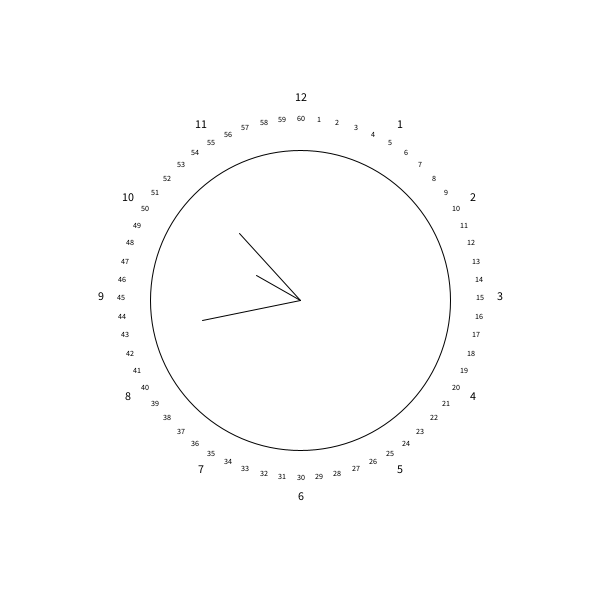
Frame 1 (no input)
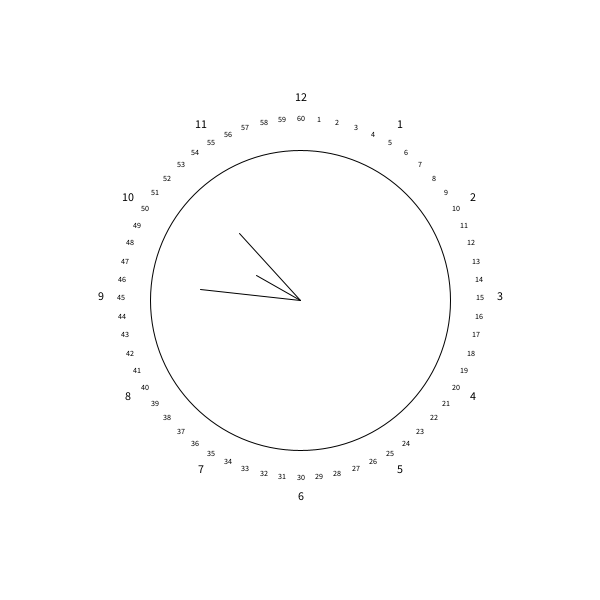
Frame 60 (the mouse pressed at the canvas centre just before this capture)
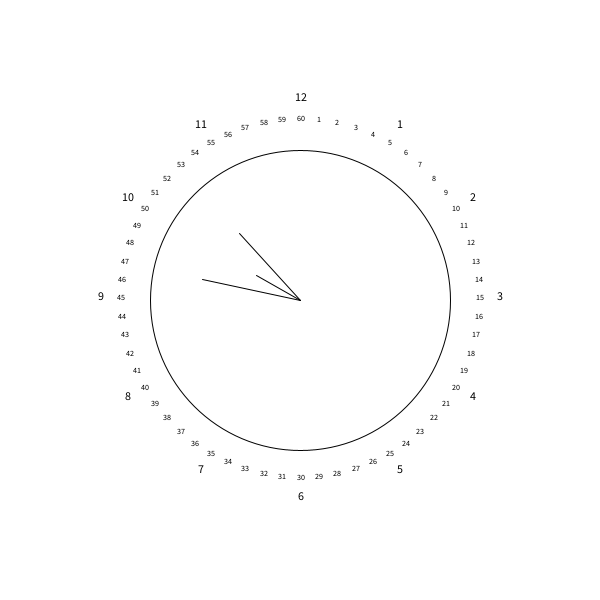
Frame 120 (the mouse held since frame 60 and released just before this capture)

The Processing sketch that drew these frames (run headless with seeded random() and noise(); from frame 60 on, the mouse is pressed at the canvas centre):

// Processing sketch: temps_0_horloge
// ── temps_0_horloge.pde
void setup(){
  // Crée une fenêtre de 600 par 600
  size(600,600);
}


void draw(){
  // colore le fond en blanc
  background(255);
  
  // on stocke les valeurs actuelles des secondes, minutes et heures
  // sous des valeurs allant de 0 à 360, afin de les utiliser comme
  // valeur de rotation
  float degree_sec  = map( second(), 0, 60, 0, 360 );
  float degree_min  = map( minute(), 0, 60, 0, 360 );
  float degree_hour = map( hour(),   0, 12, 0, 360 );
  
  // on positionne le point [0;0] au centre de l'écran
  translate(width/2, height/2);
  
  // on trace l'ellipse du cadran
  ellipse(0, 0, 300, 300);
  
  // puis on trace l'aiguilles des SECONDES
  pushMatrix();
  rotate( radians( degree_sec ) );
  line(0, 0, 0, -100);
  popMatrix();
  
  // l'aiguille des MINUTES
  pushMatrix();
  rotate( radians( degree_min ) );
  line(0, 0, 0, -90);
  popMatrix();
  
  // puis l'aiguille des HEURES
  pushMatrix();
  rotate( radians( degree_hour ) );
  line(0, 0, 0, -50);
  popMatrix();
  
  
  // dessine les nombres des HEURES sous forme de texte
  pushStyle();
  fill(0);
  textAlign(CENTER);
  float rayon_heure = 200;
  for(int i=0; i<12; i++){
    if(i == 0) text("12", cos(i/6.0*PI - PI/2)*rayon_heure, sin(i/6.0*PI - PI/2)*rayon_heure   );
    else       text(""+i, cos(i/6.0*PI - PI/2)*rayon_heure, sin(i/6.0*PI - PI/2)*rayon_heure   );
  }
  popStyle();
  
  // dessine les nombres des MINUTES sous forme de texte
  pushStyle();
  fill(0);
  textAlign(CENTER);
  textSize(8);
  float rayon_min = rayon_heure - 20;
  for(int i=0; i<60; i++){
    if(i == 0) text("60", cos(i/30.0*PI - PI/2)*rayon_min, sin(i/30.0*PI - PI/2)*rayon_min   );
    else       text(""+i, cos(i/30.0*PI - PI/2)*rayon_min, sin(i/30.0*PI - PI/2)*rayon_min   );
  }
  popStyle();
  
}
